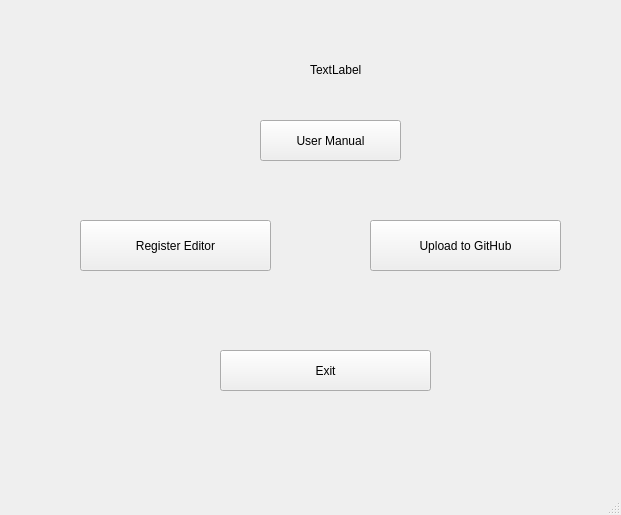
<?xml version="1.0" encoding="UTF-8"?>
<ui version="4.0">
 <class>MainWindow_2</class>
 <widget class="QMainWindow" name="MainWindow_2">
  <property name="geometry">
   <rect>
    <x>0</x>
    <y>0</y>
    <width>621</width>
    <height>515</height>
   </rect>
  </property>
  <property name="windowTitle">
   <string>MainWindow</string>
  </property>
  <widget class="QWidget" name="centralwidget">
   <widget class="QPushButton" name="pushButton_3">
    <property name="geometry">
     <rect>
      <x>370</x>
      <y>220</y>
      <width>191</width>
      <height>51</height>
     </rect>
    </property>
    <property name="text">
     <string>Upload to GitHub</string>
    </property>
   </widget>
   <widget class="QPushButton" name="pushButton_4">
    <property name="geometry">
     <rect>
      <x>260</x>
      <y>120</y>
      <width>141</width>
      <height>41</height>
     </rect>
    </property>
    <property name="text">
     <string>User Manual</string>
    </property>
   </widget>
   <widget class="QPushButton" name="pushButton_2">
    <property name="geometry">
     <rect>
      <x>220</x>
      <y>350</y>
      <width>211</width>
      <height>41</height>
     </rect>
    </property>
    <property name="text">
     <string>Exit</string>
    </property>
   </widget>
   <widget class="QPushButton" name="pushButton">
    <property name="geometry">
     <rect>
      <x>80</x>
      <y>220</y>
      <width>191</width>
      <height>51</height>
     </rect>
    </property>
    <property name="text">
     <string>Register Editor</string>
    </property>
   </widget>
   <widget class="QLabel" name="label">
    <property name="geometry">
     <rect>
      <x>310</x>
      <y>60</y>
      <width>63</width>
      <height>20</height>
     </rect>
    </property>
    <property name="text">
     <string>TextLabel</string>
    </property>
   </widget>
  </widget>
  <widget class="QStatusBar" name="statusbar"/>
 </widget>
 <resources/>
 <connections>
  <connection>
   <sender>pushButton_2</sender>
   <signal>clicked()</signal>
   <receiver>MainWindow_2</receiver>
   <slot>close()</slot>
   <hints>
    <hint type="sourcelabel">
     <x>433</x>
     <y>444</y>
    </hint>
    <hint type="destinationlabel">
     <x>580</x>
     <y>456</y>
    </hint>
   </hints>
  </connection>
 </connections>
</ui>
